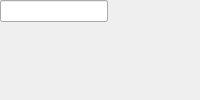
<?xml version="1.0" encoding="UTF-8"?>
<ui version="4.0">
 <class>MainWindow</class>
 <widget class="QMainWindow" name="MainWindow">
  <property name="windowTitle"><string>Info Block</string></property>
  <widget class="QWidget" name="centralwidget">
   <!-- NOTE: this is a simplified structural mirror of the generated
        <module>_ui.py, not a full round-trip Designer file. Regenerate
        both from the same spec if you need to edit layout by hand. -->
       <widget class="QLabel" name="label_name">
     <property name="text"><string>Block name</string></property>
    </widget>
       <widget class="QLineEdit" name="name">
     <property name="toolTip"><string>A name you choose for this block instance, e.g. to note what it's used for in this design. Shown below the block on the diagram.</string></property>
    </widget>
       <widget class="QLabel" name="label_info">
     <property name="text"><string>Info:</string></property>
    </widget>
       <widget class="QLineEdit" name="info"/>
  </widget>
 </widget>
 <resources/>
 <connections/>
</ui>
